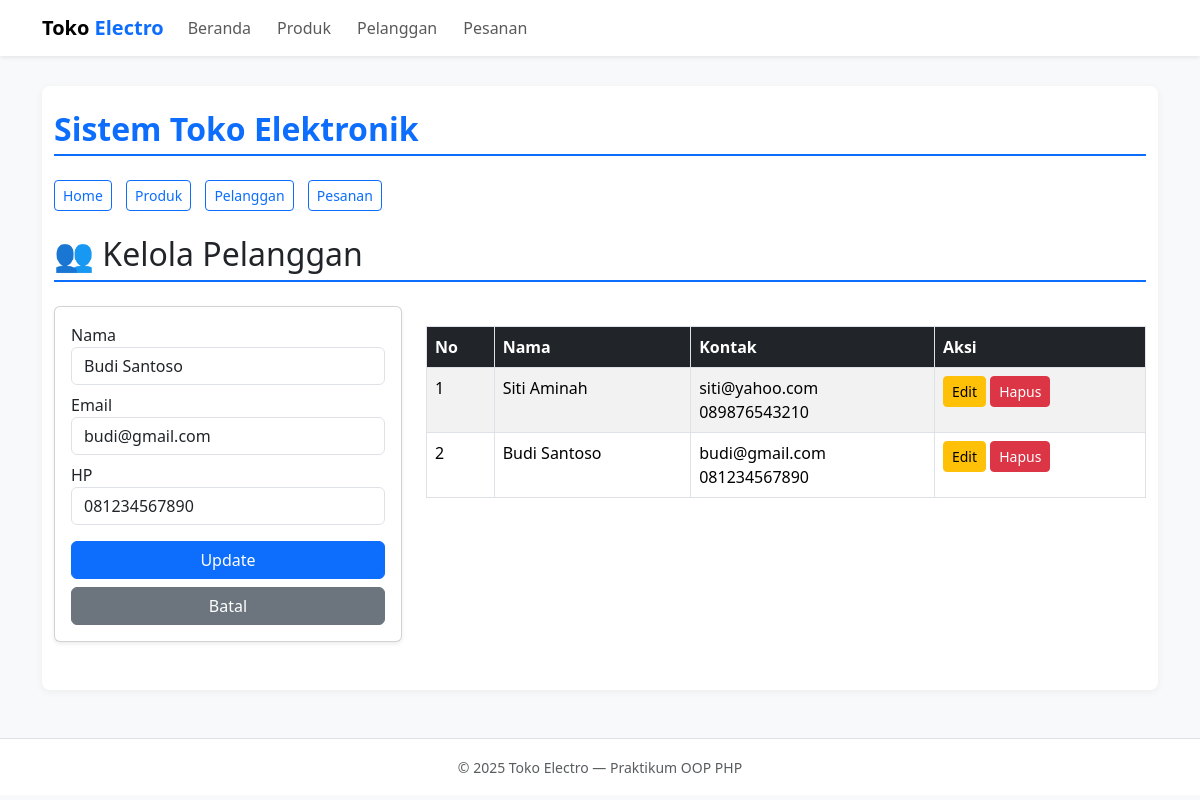
The page /index.php?page=customers&edit=1 on the database its author committed.
### tables this page shows
CREATE TABLE customers (
    id INT AUTO_INCREMENT PRIMARY KEY,
    name VARCHAR(100) NOT NULL,
    email VARCHAR(100) UNIQUE,
    phone VARCHAR(20)
);

### config/db.php (called while the page is built, shortened)
<?php
class Database {
    private $host = "localhost";
    private $db_name = "electronic_store_v2";
    private $username = "root";
    private $password = "";
    public function getConnection() {
        $this->conn = null;
        try {
            $this->conn = new PDO("mysql:host=" . $this->host . ";dbname=" . $this->db_name, $this->username, $this->password);
            $this->conn->setAttribute(PDO::ATTR_ERRMODE, PDO::ERRMODE_EXCEPTION);
        } catch(PDOException $e) {
            die("Koneksi Gagal: " . $e->getMessage());
        }
        return $this->conn;
    }
}
?>

### class/Customer.php (called while the page is built, shortened)
<?php
require_once __DIR__ . '/../config/db.php';
class Customer {
    private $db;
    public function __construct() {
        $this->db = (new Database())->getConnection();
    }
    public function getAll() {
        return $this->db->query("SELECT * FROM customers ORDER BY id DESC")->fetchAll(PDO::FETCH_ASSOC);
    }
    public function getById($id) {
        $stmt = $this->db->prepare("SELECT * FROM customers WHERE id = ?");
        $stmt->execute([$id]);
        return $stmt->fetch(PDO::FETCH_ASSOC);
    }
}
?>

### view/customers.php (the view, shortened to what this page needs)
<?php
require_once __DIR__ . '/../class/Customer.php';
$customer = new Customer();
$dataCustomers = $customer->getAll();
$editData = isset($_GET['edit']) ? $customer->getById($_GET['edit']) : null;
?>
<h2 class="mb-4">👥 Kelola Pelanggan</h2>
<div class="row">
    <div class="col-md-4">
        <div class="card shadow-sm mb-4">
            <div class="card-body">
                <form method="POST" action="index.php?page=customers">
                    <div class="mb-2"><label>Nama</label><input name="name" class="form-control" required value="<?= $editData['name'] ?? '' ?>"></div>
                    <div class="mb-2"><label>Email</label><input name="email" class="form-control" value="<?= $editData['email'] ?? '' ?>"></div>
                    <div class="mb-3"><label>HP</label><input name="phone" class="form-control" required value="<?= $editData['phone'] ?? '' ?>"></div>
                    <button class="btn btn-primary w-100"><?= $editData ? 'Update' : 'Tambah' ?></button>
                    <?php if ($editData): ?><a href="index.php?page=customers" class="btn btn-secondary w-100 mt-2">Batal</a><?php endif; ?>
                </form>
            </div>
        </div>
    </div>
    <div class="col-md-8">
        <table class="table table-striped">
            <thead class="table-dark"><tr><th>No</th><th>Nama</th><th>Kontak</th><th>Aksi</th></tr></thead>
            <tbody>
                <?php $no=1; foreach ($dataCustomers as $row): ?>
                <tr>
                    <td><?= $no++ ?></td>
                    <td><?= htmlspecialchars($row['name']) ?></td>
                    <td><?= $row['email'] ?><br><?= $row['phone'] ?></td>
                    <td>
                        <a href="index.php?page=customers&edit=<?= $row['id'] ?>" class="btn btn-sm btn-warning">Edit</a>
                        <a href="index.php?page=customers&delete=<?= $row['id'] ?>" onclick="return confirm('Hapus?')" class="btn btn-sm btn-danger">Hapus</a>
                    </td>
                </tr>
                <?php endforeach; ?>
            </tbody>
        </table>
    </div>
</div>

### style.css (style rules this page uses)
body { font-family: Arial, sans-serif; margin: 0; background-color: #f8f9fa; }
h2 { color: #0d6efd; border-bottom: 2px solid #0d6efd; padding-bottom: 6px; }
table { width: 100%; border-collapse: collapse; margin-top: 20px; }
table th, table td { border: 1px solid #dee2e6; padding: 8px; text-align: left; }
table th { background: #0d6efd; color: white; }
.btn { padding: 5px 10px; border-radius: 4px; text-decoration: none; }

### view/partials/header.php (style rules this page uses)
body { background-color: #f8f9fa; }

### rows shown on the page
customers: name "Budi Santoso", email "budi@gmail.com", phone "081234567890"
customers: name "Siti Aminah", email "siti@yahoo.com", phone "089876543210"
